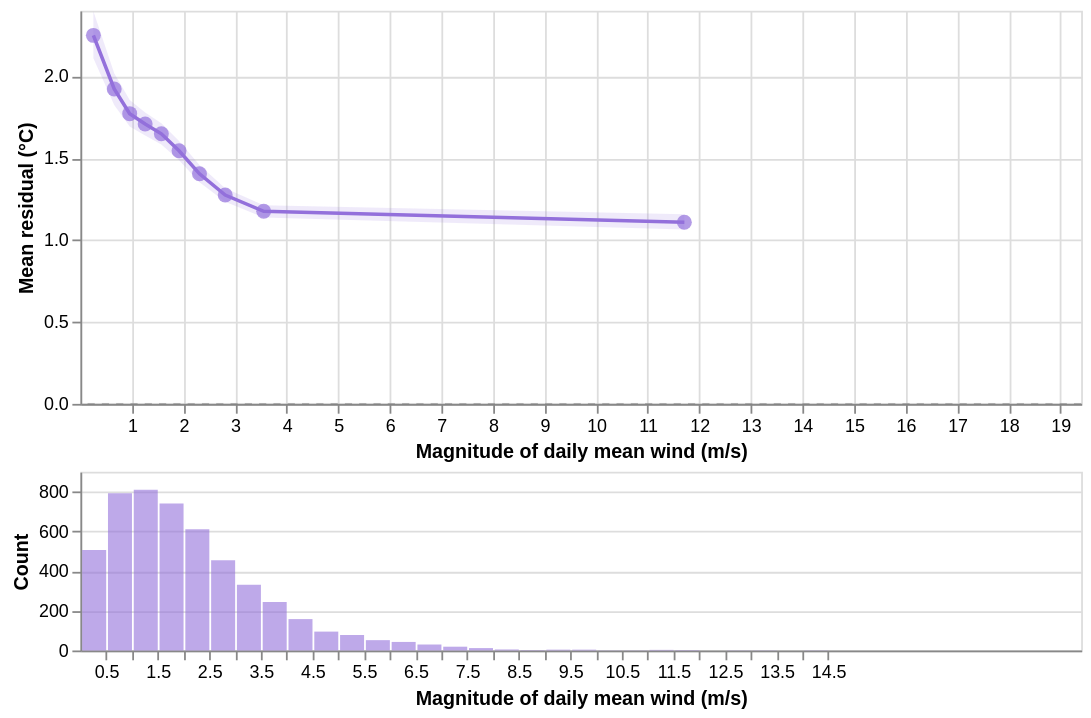

Specify this chart in Vega-Lite:
### Vega-Lite specification from a JSON file in a GitHub repository (floating-point values rounded to 4 significant figures; data arrays with more than 128 entries replaced by an {"elided": "..."} marker saying what was removed)
{"config": {"view": {"continuousWidth": 300, "continuousHeight": 300}}, "vconcat": [{"layer": [{"data": {"name": "data-a0a55d106695e8d630baff0f16eee66d"}, "mark": {"type": "rule", "color": "grey", "opacity": 0.5, "strokeDash": [4, 4]}, "encoding": {"y": {"field": "y", "type": "quantitative"}}}, {"data": {"name": "data-e90835e76a09344de68247c3ba5c0ea7"}, "mark": {"type": "area", "color": "#9370DB", "opacity": 0.15}, "encoding": {"x": {"field": "x", "scale": {"domain": [0.0003355, 19.4], "nice": false, "zero": false}, "title": "Magnitude of daily mean wind (m/s)", "type": "quantitative"}, "y": {"field": "ci_lo", "title": "Mean residual (°C)", "type": "quantitative"}, "y2": {"field": "ci_hi"}}}, {"data": {"name": "data-e90835e76a09344de68247c3ba5c0ea7"}, "mark": {"type": "line", "color": "#9370DB", "strokeWidth": 2}, "encoding": {"x": {"field": "x", "scale": {"domain": [0.0003355, 19.4], "nice": false, "zero": false}, "type": "quantitative"}, "y": {"field": "mean", "type": "quantitative"}}}, {"data": {"name": "data-e90835e76a09344de68247c3ba5c0ea7"}, "mark": {"type": "point", "color": "#9370DB", "filled": true, "size": 70}, "encoding": {"tooltip": [{"field": "x", "format": ".3f", "title": "Magnitude of daily mean wind (m/s)", "type": "quantitative"}, {"field": "mean", "format": ".3f", "title": "Mean residual (°C)", "type": "quantitative"}, {"field": "ci_lo", "format": ".3f", "title": "CI low", "type": "quantitative"}, {"field": "ci_hi", "format": ".3f", "title": "CI high", "type": "quantitative"}], "x": {"field": "x", "scale": {"domain": [0.0003355, 19.4], "nice": false, "zero": false}, "type": "quantitative"}, "y": {"field": "mean", "type": "quantitative"}}}], "height": 220, "width": 560}, {"data": {"name": "data-b0ba8672cb80e93467cf69ae2032b0e1"}, "mark": {"type": "bar", "color": "#9370DB", "opacity": 0.6}, "encoding": {"x": {"bin": {"maxbins": 50}, "field": "val", "scale": {"domain": [0.0003355, 19.4], "nice": false, "zero": false}, "title": "Magnitude of daily mean wind (m/s)", "type": "quantitative"}, "y": {"aggregate": "count", "title": "Count", "type": "quantitative"}}, "height": 100, "width": 560}], "spacing": 4, "$schema": "https://vega.github.io/schema/vega-lite/v6.4.1.json", "datasets": {"data-a0a55d106695e8d630baff0f16eee66d": [{"y": 0}], "data-e90835e76a09344de68247c3ba5c0ea7": [{"x": 0.2519, "mean": 2.25, "ci_lo": 2.11, "ci_hi": 2.396}, {"x": 0.6557, "mean": 1.923, "ci_lo": 1.824, "ci_hi": 2.019}, {"x": 0.9558, "mean": 1.772, "ci_lo": 1.693, "ci_hi": 1.856}, {"x": 1.256, "mean": 1.708, "ci_lo": 1.639, "ci_hi": 1.779}, {"x": 1.57, "mean": 1.648, "ci_lo": 1.583, "ci_hi": 1.713}, {"x": 1.913, "mean": 1.545, "ci_lo": 1.487, "ci_hi": 1.604}, {"x": 2.309, "mean": 1.404, "ci_lo": 1.352, "ci_hi": 1.458}, {"x": 2.808, "mean": 1.275, "ci_lo": 1.233, "ci_hi": 1.316}, {"x": 3.554, "mean": 1.175, "ci_lo": 1.138, "ci_hi": 1.212}, {"x": 11.71, "mean": 1.109, "ci_lo": 1.064, "ci_hi": 1.158}], "data-b0ba8672cb80e93467cf69ae2032b0e1": {"elided": "4999 records"}}}
